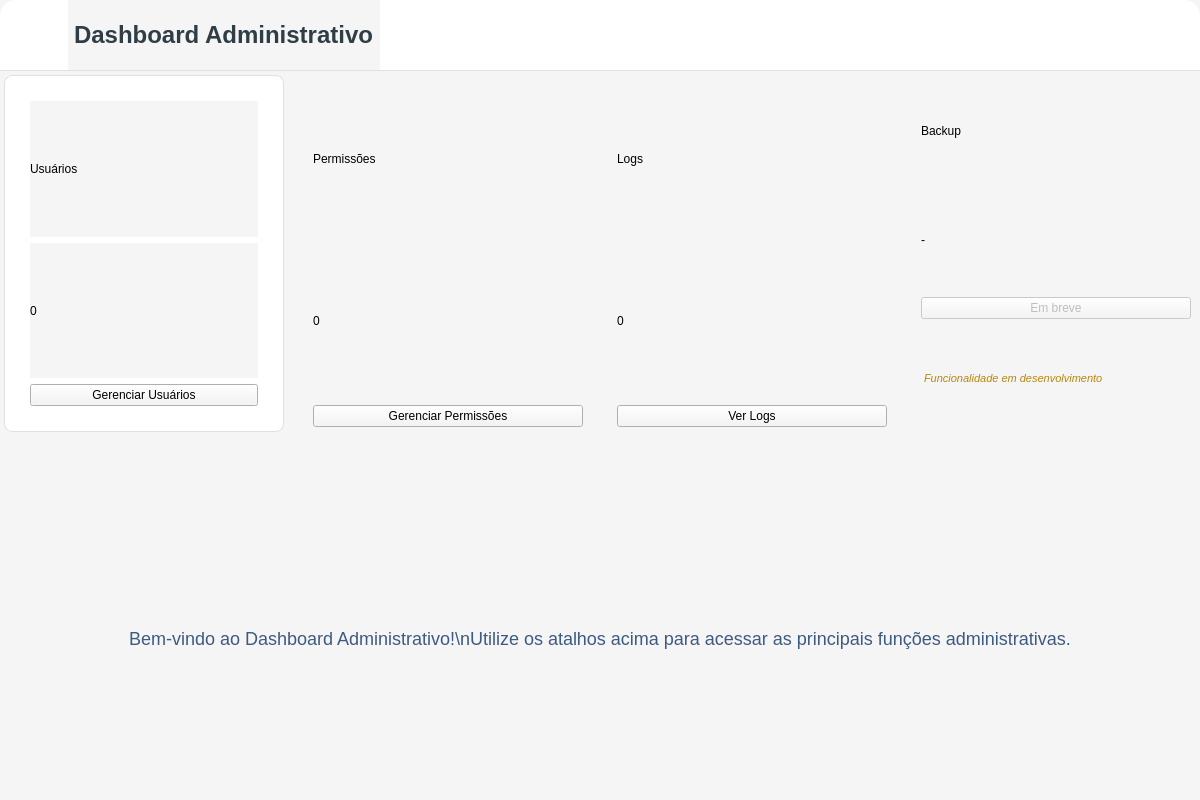
<?xml version="1.0" encoding="UTF-8"?>
<ui version="4.0">
 <class>AdminDashboard</class>
 <widget class="QWidget" name="AdminDashboard">
  <property name="geometry">
   <rect>
    <x>0</x>
    <y>0</y>
    <width>1200</width>
    <height>800</height>
   </rect>
  </property>
  <property name="windowTitle">
   <string>Dashboard Administrativo</string>
  </property>
  <property name="windowIcon">
   <iconset>
    <normaloff>../../../images/logo_hepp.png</normaloff>../../../images/logo_hepp.png</iconset>
  </property>
  <property name="styleSheet">
   <string notr="true">
    QWidget {
        background-color: #f5f5f5;
        font-family: 'Segoe UI';
    }
    QFrame#cardsResumo {
        background-color: white;
        border: 1px solid #e0e0e0;
        border-radius: 8px;
        padding: 16px;
        margin: 4px;
    }
    QLabel#tituloCard {
        color: #666;
        font-size: 12px;
        font-weight: normal;
    }
    QLabel#valorCard {
        color: #2E4A66;
        font-size: 24px;
        font-weight: bold;
    }
    QPushButton#btnAtalho {
        background-color: #3D5A80;
        color: white;
        border-radius: 8px;
        padding: 10px 20px;
        font-weight: bold;
        font-size: 14px;
        margin: 8px 0;
    }
    QPushButton#btnAtalho:disabled {
        background-color: #cccccc;
        color: #888888;
    }
    QLabel#alertaEmBreve {
        color: #b8860b;
        font-size: 11px;
        font-style: italic;
        margin-top: 4px;
    }
    QLabel#tituloAdmin {
        font-size: 24px;
        font-weight: bold;
        color: #2F3E46;
        margin-left: 12px;
    }
    QFrame#barraTitulo {
        background: #fff;
        border-bottom: 1px solid #e0e0e0;
        min-height: 70px;
        max-height: 70px;
        border-top-left-radius: 16px;
        border-top-right-radius: 16px;
        padding-left: 32px;
        padding-right: 32px;
        padding-top: 0;
        padding-bottom: 0;
    }
   </string>
  </property>
  <layout class="QVBoxLayout" name="mainLayout">
   <property name="spacing">
    <number>0</number>
   </property>
   <property name="leftMargin">
    <number>0</number>
   </property>
   <property name="topMargin">
    <number>0</number>
   </property>
   <property name="rightMargin">
    <number>0</number>
   </property>
   <property name="bottomMargin">
    <number>0</number>
   </property>
   <item>
    <widget class="QFrame" name="barraTitulo">
     <property name="frameShape">
      <enum>QFrame::NoFrame</enum>
     </property>
     <property name="frameShadow">
      <enum>QFrame::Plain</enum>
     </property>
     <layout class="QHBoxLayout" name="layoutBarraTitulo">
      <property name="spacing">
       <number>8</number>
      </property>
      <property name="leftMargin">
       <number>24</number>
      </property>
      <property name="topMargin">
       <number>0</number>
      </property>
      <property name="rightMargin">
       <number>24</number>
      </property>
      <property name="bottomMargin">
       <number>0</number>
      </property>
      <item>
       <widget class="QLabel" name="tituloAdmin">
        <property name="text">
         <string>Dashboard Administrativo</string>
        </property>
        <property name="alignment">
         <set>Qt::AlignVCenter|Qt::AlignLeft</set>
        </property>
       </widget>
      </item>
      <item>
       <spacer name="spacerTitulo">
        <property name="orientation">
         <enum>Qt::Horizontal</enum>
        </property>
        <property name="sizeHint" stdset="0">
         <size>
          <width>40</width>
          <height>20</height>
         </size>
        </property>
       </spacer>
      </item>
     </layout>
    </widget>
   </item>
   <item>
    <layout class="QHBoxLayout" name="cardsLayout">
     <property name="spacing">
      <number>16</number>
     </property>
     <item>
      <widget class="QFrame" name="cardsResumo">
       <layout class="QVBoxLayout" name="cardsResumoLayout">
        <item>
         <widget class="QLabel" name="tituloCardUsuarios">
          <property name="text">
           <string>Usuários</string>
          </property>
          <property name="objectName">
           <string>tituloCard</string>
          </property>
         </widget>
        </item>
        <item>
         <widget class="QLabel" name="valorCardUsuarios">
          <property name="text">
           <string>0</string>
          </property>
          <property name="objectName">
           <string>valorCard</string>
          </property>
         </widget>
        </item>
        <item>
         <widget class="QPushButton" name="btnAtalhoUsuarios">
          <property name="text">
           <string>Gerenciar Usuários</string>
          </property>
          <property name="objectName">
           <string>btnAtalho</string>
          </property>
         </widget>
        </item>
       </layout>
      </widget>
     </item>
     <item>
      <widget class="QFrame" name="cardsResumo">
       <layout class="QVBoxLayout" name="cardsResumoLayout2">
        <item>
         <widget class="QLabel" name="tituloCardPermissoes">
          <property name="text">
           <string>Permissões</string>
          </property>
          <property name="objectName">
           <string>tituloCard</string>
          </property>
         </widget>
        </item>
        <item>
         <widget class="QLabel" name="valorCardPermissoes">
          <property name="text">
           <string>0</string>
          </property>
          <property name="objectName">
           <string>valorCard</string>
          </property>
         </widget>
        </item>
        <item>
         <widget class="QPushButton" name="btnAtalhoPermissoes">
          <property name="text">
           <string>Gerenciar Permissões</string>
          </property>
          <property name="objectName">
           <string>btnAtalho</string>
          </property>
         </widget>
        </item>
       </layout>
      </widget>
     </item>
     <item>
      <widget class="QFrame" name="cardsResumo">
       <layout class="QVBoxLayout" name="cardsResumoLayout3">
        <item>
         <widget class="QLabel" name="tituloCardLogs">
          <property name="text">
           <string>Logs</string>
          </property>
          <property name="objectName">
           <string>tituloCard</string>
          </property>
         </widget>
        </item>
        <item>
         <widget class="QLabel" name="valorCardLogs">
          <property name="text">
           <string>0</string>
          </property>
          <property name="objectName">
           <string>valorCard</string>
          </property>
         </widget>
        </item>
        <item>
         <widget class="QPushButton" name="btnAtalhoLogs">
          <property name="text">
           <string>Ver Logs</string>
          </property>
          <property name="objectName">
           <string>btnAtalho</string>
          </property>
         </widget>
        </item>
       </layout>
      </widget>
     </item>
     <item>
      <widget class="QFrame" name="cardsResumo">
       <layout class="QVBoxLayout" name="cardsResumoLayout4">
        <item>
         <widget class="QLabel" name="tituloCardFuturo">
          <property name="text">
           <string>Backup</string>
          </property>
          <property name="objectName">
           <string>tituloCard</string>
          </property>
         </widget>
        </item>
        <item>
         <widget class="QLabel" name="valorCardFuturo">
          <property name="text">
           <string>-</string>
          </property>
          <property name="objectName">
           <string>valorCard</string>
          </property>
         </widget>
        </item>
        <item>
         <widget class="QPushButton" name="btnAtalhoFuturo">
          <property name="text">
           <string>Em breve</string>
          </property>
          <property name="objectName">
           <string>btnAtalho</string>
          </property>
          <property name="enabled">
           <bool>false</bool>
          </property>
         </widget>
        </item>
        <item>
         <widget class="QLabel" name="alertaEmBreve">
          <property name="text">
           <string>Funcionalidade em desenvolvimento</string>
          </property>
          <property name="objectName">
           <string>alertaEmBreve</string>
          </property>
         </widget>
        </item>
       </layout>
      </widget>
     </item>
    </layout>
   </item>
   <item>
    <widget class="QLabel" name="lblBemVindo">
     <property name="text">
      <string>Bem-vindo ao Dashboard Administrativo!\nUtilize os atalhos acima para acessar as principais funções administrativas.</string>
     </property>
     <property name="alignment">
      <set>Qt::AlignCenter</set>
     </property>
     <property name="styleSheet">
      <string notr="true">font-size: 18px; color: #3D5A80; margin-top: 40px;</string>
     </property>
    </widget>
   </item>
  </layout>
 </widget>
 <resources/>
 <connections/>
</ui>
